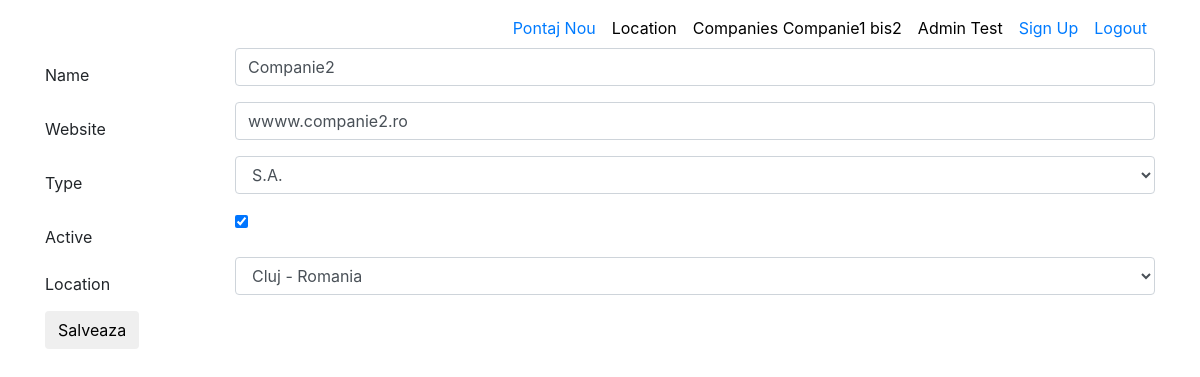
The app's page /companies/edit_companies/2/ (signed in) with its own data.
### aplicatie2/models.py (models this page shows, shortened)
class Companies(models.Model):
    name = models.CharField(max_length=50)
    website = models.CharField(max_length=100)
    type = models.CharField(max_length=10, choices=companies_choices)
    active = models.BooleanField(default=True)
    location = models.ForeignKey(Location, on_delete=models.CASCADE)

### aplicatie2/views.py (the view, shortened to what this page needs)
# urls.py: path('edit_companies/<int:pk>/', views.UpdateCompaniesView.as_view(), name="modificare"),
class UpdateCompaniesView(LoginRequiredMixin, UpdateView):
    model = Companies
    form_class = CompaniesForm
    template_name = 'aplicatie1/location_form.html'

### aplicatie2/forms.py
class CompaniesForm(forms.ModelForm):
    class Meta:
        model = Companies
        fields = ['name', 'website', 'type', 'active', 'location']
        widgets = {
            'name': TextInput(attrs={'placeholder': 'Name of company', 'class': 'form-control'}),
            'website': TextInput(attrs={'placeholder': 'Website', 'class': 'form-control'}),
            'type': Select(attrs={'class': 'form-control'}),
            'location': Select(attrs={'class': 'form-control'})
        }

### aplicatie1/models.py (called while the page is built)
    def __str__(self):
        return f"{self.city} - {self.country}"

### proiect/context_processors.py (called while the page is built)
def get_company_name(request):
    if request.user.is_authenticated:
        return {'customer_name': request.user.userextend.customer.name}
    else:
        return {}

def is_ready_to_word(request):
    if request.user.is_authenticated:
        if Pontaj.objects.filter(user_id=request.user.id,  end_date=None).exists() is True:
            return {'ready_to_work': False}
        return {'ready_to_work': True}
    return {}

### templates/aplicatie1/location_form.html (shortened to what this page needs)
{% extends 'base.html' %}
{% block content %}
    <br>
    <br>
    <form method="POST">
          <div class="box">
            <div class="field">
                {% for field in form %}
                    <div class="row">
                        <label class="col-md-2  text-left" style="padding-top: 15px;">{{ field.label }}</label>
                        <div class="col-md-10">
                            <div class="form-group">
                                {{ field }}
                            </div>
                        </div>
                    </div>
                {% endfor %}
            </div>
            <button class="btn btn-default btn-round">Salveaza</button>
    </form>
{% endblock %}

### templates/base.html (shortened to what this page needs)
<!DOCTYPE html>
<html lang="en">
<head>
    {% load static %}
    <link rel="stylesheet" href="https://maxcdn.bootstrapcdn.com/bootstrap/4.0.0/css/bootstrap.min.css"
>
    <link href="{% static 'css/style.css' %}" rel="stylesheet">
</head>
<body class="about-us">
<nav class="navbar navbar-expand-lg fixed-top navbar-transparent nav-down" color-on-scroll="200">
    <div class="container">
        <div class="collapse navbar-collapse">
            <ul class="navbar-nav ml-auto">
                {% if request.user.is_authenticated %}
                {% if ready_to_work %}
                <li class="nav-item">
                    <a class="nav-link" href="{% url 'userprofile:pontaj' %}">
                        Pontaj Nou
                    </a>
                </li>
                {% else %}
                <li class="nav-item">
                    <a class="nav-link" href="{% url 'userprofile:stop' request.user.id %}">
                        Ai pontat deja
                    </a>
                </li>
                {% endif %}
                {% endif %}
                <li class="nav-item">
                    <a href="{% url 'aplicatie1:home' %}" class="nav-link" style="color:black">
                        Location
                    </a>
                </li>
                <li class="nav-item">
                    <a href="{% url 'aplicatie2:home' %}" class="nav-link" style="color:black">
                        Companies {{ customer_name }}
                    </a>
                </li>
                {% if request.user.is_authenticated %}
                    <li class="nav-item">
                        <a href="{% url 'userprofile:update_profile' request.user.id %}" class="nav-link"
                           style="color: black">{{ request.user.first_name }} {{ request.user.last_name }}</a>
                    </li>
                {% endif %}
                <li class="nav-item">
                    <a href="{% url 'userprofile:new_account' %}" class="nav-link">
                        Sign Up
                    </a>
                </li>
                {% if request.user.is_authenticated == True %}
                    <li class="nav-item">
                        <a href="{% url 'logout' %}" class="nav-link">
                            Logout
                        </a>
                    </li>
                {% endif %}
            </ul>
        </div>
    </div>
</nav>
<div class="page-header page-header-small">
    <div class="content-center">
        <div class="container">
            {% block content %}
            {% endblock %}
        </div>
    </div>
</div>
</body>
</html>

### records on screen
Companies: name "Companie1 bis2"
Companies: form "Companie2" "wwww.companie2.ro" "S.A." "☑" "Cluj - Romania"

### other values on screen
{{ request.user.first_name }} "Admin"
{{ request.user.last_name }} "Test"
{{ field.label }} "Name" "Website" "Type" "Active" "Location"
